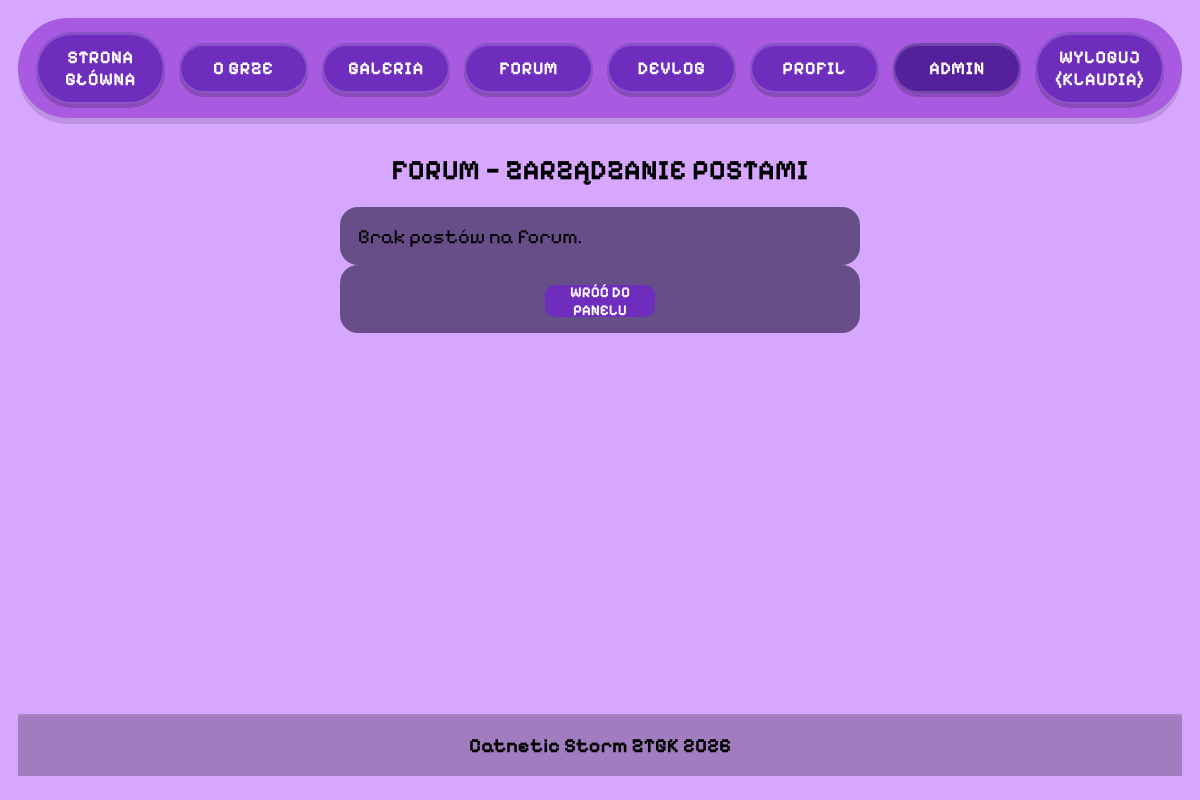
Before: /admin/forum_manage.php (signed in) with the older database file.
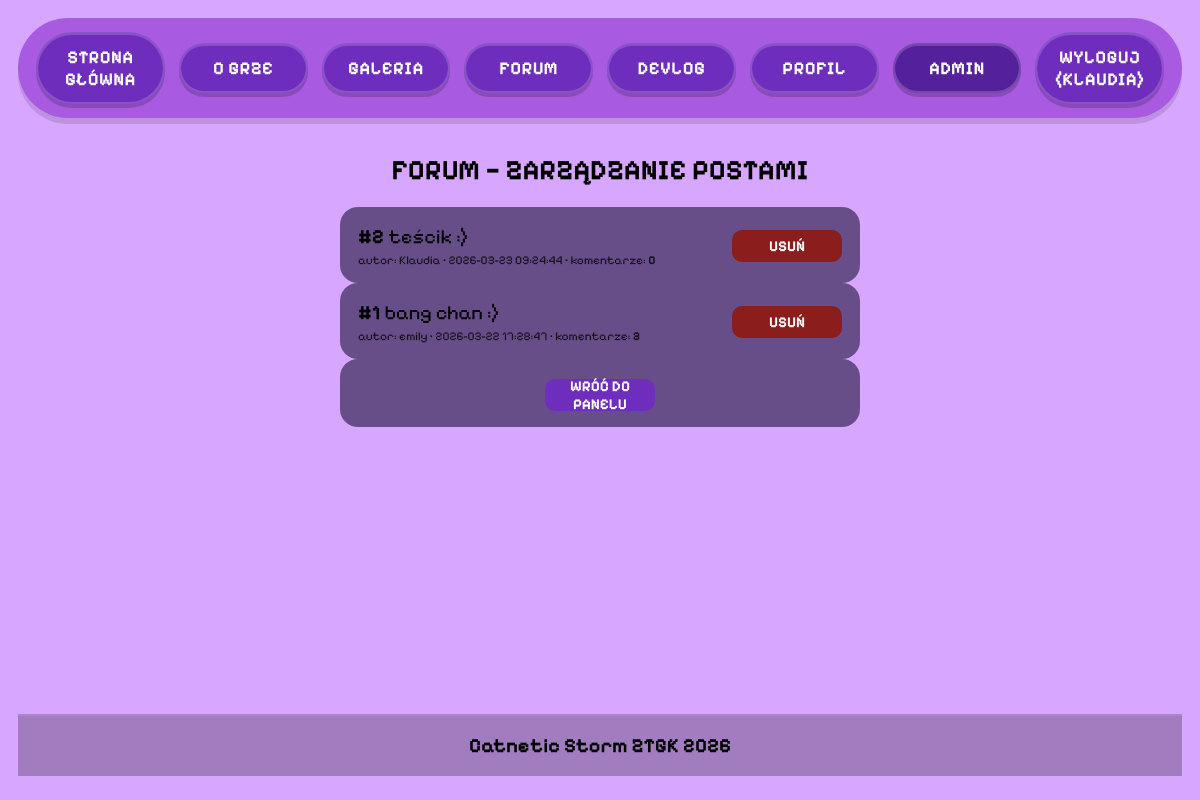
After: the same page with the newer database file.
### tables this page shows
CREATE TABLE `forum_posts` (
  `post_id` int(11) NOT NULL,
  `user_id` int(11) NOT NULL,
  `title` varchar(255) NOT NULL,
  `content` text NOT NULL,
  `media_path` varchar(255) DEFAULT NULL,
  `media_type` enum('image','video','none') DEFAULT 'none',
  `created_at` datetime DEFAULT current_timestamp()
);

CREATE TABLE `users` (
  `user_id` int(11) NOT NULL,
  `username` varchar(50) NOT NULL,
  `password` varchar(255) NOT NULL,
  `role` enum('admin','user') NOT NULL DEFAULT 'user',
  `created_at` timestamp NOT NULL DEFAULT current_timestamp()
);

### admin/forum_manage.php (the view, shortened to what this page needs)
<?php
require __DIR__ . '/../includes/db.php';
$stmt = $pdo->query("
  SELECT f.post_id, f.title, f.created_at, u.username,
    (SELECT COUNT(*) FROM forum_comments c WHERE c.post_id = f.post_id) AS comments_count
  FROM forum_posts f
  JOIN users u ON u.user_id = f.user_id
  ORDER BY f.created_at DESC, f.post_id DESC
");
$posts = $stmt->fetchAll();
?>
<!DOCTYPE html>
<html lang="pl">
<head>
    <?php include __DIR__ . '/../includes/head.php'; ?>
</head>
<body>
<?php include __DIR__ . '/../includes/header.php'; ?>
<main>
    <section class="admin">
        <h1>Forum — zarządzanie postami</h1>
        <?php if (!$posts): ?>
            <div class="auth-card">Brak postów na forum.</div>
        <?php else: ?>
            <?php foreach ($posts as $p): ?>
                <article class="auth-card" style="display:flex; justify-content:space-between; gap:12px; flex-wrap:wrap; align-items:center;">
                    <div>
                        <strong>#<?= (int)$p['post_id'] ?></strong>
                        <?= htmlspecialchars((string)$p['title']) ?>
                        <div style="opacity:.8; font-size:12px; margin-top:4px;">
                            autor: <?= htmlspecialchars((string)$p['username']) ?>
                            • <?= htmlspecialchars((string)$p['created_at']) ?>
                            • komentarze: <strong><?= (int)$p['comments_count'] ?></strong>
                        </div>
                    </div>
                    <div style="display:flex; gap:10px; align-items:center;">
                        <form method="post" action="forum_manage.php"
                              onsubmit="return confirm('Czy na pewno chcesz usunąć ten post oraz wszystkie jego komentarze?');"
                              style="display:inline; margin: 0;">
                            <button class="auth-btn" type="submit" style="background:#8b1d1d; padding: 10px 16px;">USUŃ</button>
                        </form>
                    </div>
                </article>
            <?php endforeach; ?>
        <?php endif; ?>
        <div class="auth-card auth-card--small">
            <a class="auth-btn auth-btn--link" href="index.php">WRÓĆ DO PANELU</a>
        </div>
    </section>
</main>
<?php include __DIR__ . '/../includes/footer.php'; ?>
</body>
</html>

Changed rows visible on the page:
added forum_posts: post_id "2", title "teścik :)", user.username "Klaudia", created_at "2026-03-23 09:24:44", comments_count "0"
added forum_posts: post_id "1", title "bang chan :)", user.username "emily", created_at "2026-03-22 17:28:47", comments_count "3"
Other visible differences:
text no longer shown: "Brak postów na forum."
